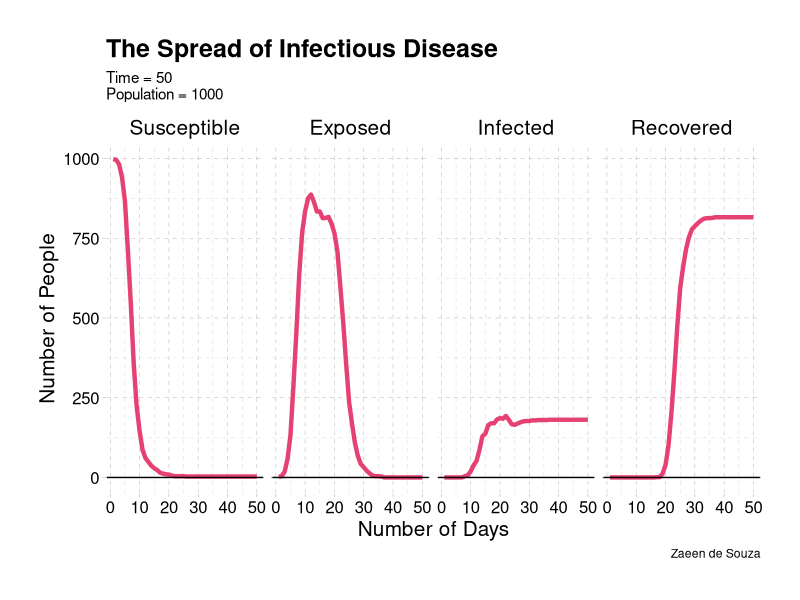

This figure's R source:
#------------------------------------------------------------------------------#
# Subject: Advanced Micro Theory
# Assignment: Preliminary code for simulation (Work in Progress)
# Topic: Spread of Infectious Disease
# Name: Zaeen de Souza
# Date: 04-06-2021


# Things to work on still:
# 1. Changing states, I haven't figured out how to get only some people to die
# 2. Adding recoveries and re-infections
# 3. Adding some kind of vaccine after some point in time - make it harder
# to get infected
# 4. Convert the entire thing to a function - so user can specify parameter values
#------------------------------------------------------------------------------#





#------------------------------------Setup part 0------------------------------#
# This clears the current environment - save before running this!
rm(list = ls())
#------------------------------------------------------------------------------#



# Setup pt.1: Will take just 3-5 mins to install - just needed once. Can comment out after installing.


# update: added "tidyr" package as well
# library(pacman)
# p_load(ggthemes, tidyverse)


# install.packages("tidyr", dependencies = T)
# install.packages("ggplot", dependencies = T)
# install.packages("dplyr", dependencies = T)
# install.packages("ggthemes", dependencies = T)
library(dplyr)
library(ggplot2)
library(tidyr)
library(ggthemes)
library(ggplot2)

# Setup pt.2
# This code defines the characteristics of the 1st agent, who has some sickness,and also sets the population size, and then adds the exposed agent to the broader population.

# Note:
# ID = index of the ith agent
# State = Infection Status (Susceptible = S, Exposed = E, Infected = I, Recovered = R, Dead/Dying = D)
# Meeting = P(Meeting other agents) drawn from a uniform distribution [0,1]
# TimeE = Time exposed - we will use this later on for determining who gets infected, who recovers, and who dies

Population <- 1000

Agent1 <- data.frame(
  ID = 1,
  State = "E",
  Meeting = runif(1, 0, 1),
  TimeE = 1,
  stringsAsFactors = F
)

# Making the rest of the population - already defined agent 1, so will go from i=2..., Population
for (i in 2:Population) {
  Agent2 <- data.frame(
    ID = i,
    State = "S",
    Meeting = runif(1, 0, 1),
    TimeE = 0,
    stringsAsFactors = F)
  Agent1 <- rbind(Agent1, Agent2)
}

# This sets the number of time periods - and then populates a dataframe with Time number of rows - each row is one time period.
Time <- 50
Output <- data.frame(
  S = rep(0, Time),
  E = rep(0, Time),
  I = rep(0, Time),
  R = rep(0, Time),
  D = rep(0, Time)
)


# Here, it loops across time, using the parameter values - Meeting and Population, to look at how agents meet, how many they meet, and how/whether or not their state changes
# if they come in contact with an exposed person.

# Note:
# There is a lot going on in this chunk - basically, it calculates how many other people they will meet - this is the parameter value * P(Meeting Others) + 1, where the + 1 avoids zeros - I don't want those. I also add a decision rule, where i randomize within a cut-off, which determines whether your state changes or not - this is a resistance type of parameter. The cut-off is a parameter we set - hardcoded at 0.2 for now.

for (k in 1:Time) {
  for (i in 1:Population) {
    Mix1 <- Agent1$Meeting[i]
    Meet1 <- round(Mix1 * 5, 0) + 1
    Meet2 <-
      sample(1:Population,
             Meet1,
             replace = TRUE,
             prob = Agent1$Meeting)
    for (j in 1:length(Meet2)) {
      Meet1a <- Agent1[Meet2[j],]
      if (Meet1a$State == "E") {
        Resistance1 <- runif(1, 0, 1)
        if (Resistance1 < 0.2) {
          Agent1$State[i] = "E"
        }
      }
    }
  }
  
  # I use another set of parameters here - a cut off for days exposed and transition to recovery
  StateE1 <- (1:Population)[Agent1$State == "E"]
  Agent1$TimeE[StateE1] = Agent1$TimeE[StateE1] + 1
  StateE2 <- (1:Population)[Agent1$State == "E" & Agent1$TimeE > 16]
  Agent1$State[StateE2] <- "R"
  
  # Indexing and adding those who COULD potentially fall sick. 0.2 is parameter for daily infection rate (its set high for now)
  StateE3 <- (1:Population)[Agent1$State == "E" & Agent1$TimeE > 5]
  
  for (i in StateE3) {
    # Randomising whether or not you get sick if you are exposed
    Resistance2 <- runif(1, 0, 1)
    if (Resistance2 < 0.1) {
      Agent1$State[i] <- "I"
    }
  }
  
  Output$S[k] <- length(Agent1$State[Agent1$State == "S"])
  Output$E[k] <- length(Agent1$State[Agent1$State == "E"])
  Output$I[k] <- length(Agent1$State[Agent1$State == "I"])
  Output$R[k] <- length(Agent1$State[Agent1$State == "R"])
  Output$D[k] <- length(Agent1$State[Agent1$State == "D"])
}




# Plotting the output to see what it looks like. There are a few housekeeping commands before that - we will need to run those to make the plot.

Output$Time <- seq(1:Time)

# Renaming columns to actual names
Output <- Output %>%
  rename(
    Exposed = E,
    Susceptible = S,
    Infected = I,
    Recovered = R
  )


# Reshaping the data, and ordering it via the factor function, so its easier to plot.
plot_data <- Output %>%
  select(Time, Susceptible, Exposed, Infected, Recovered) %>%
  gather(key = "Parameter", value = "Value", -Time)

plot_data$Parameter <- factor(plot_data$Parameter,
                              levels = c("Susceptible",
                                         "Exposed",
                                         "Infected",
                                         "Recovered"))

ggplot(data = plot_data,
       aes(x = Time,
           y = Value)) +
  geom_line(size = 1.5,
            colour = "#e64173") +
  facet_grid( ~ Parameter) +
  theme_pander(base_size = 15) +
  theme(plot.margin = unit(c(1, 1, 1, 1), "cm")) +
  geom_hline(yintercept = 0) +
  xlab("Number of Days") +
  ylab("Number of People") +
  labs(
    title = "The Spread of Infectious Disease",
    subtitle = paste("Time =", Time, "\nPopulation =", Population),
    caption = "Zaeen de Souza")
